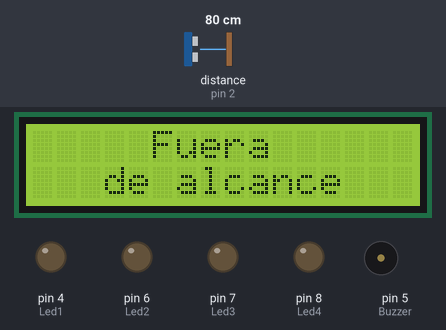
The sketch below on a simulated Arduino Uno, built with avr-gcc and run on an emulated ATmega328P. On the bench: 16×2 character LCD, output pins drawn as LEDs (lit = HIGH), buzzer (waves = sounding). Wiring (inferred from the names in the program): ultrasonic range finder: trigger pin 3; echo pin 2. Inputs (shaded band) come from the test bench; at power-on: distance to the obstacle (sensor on pin 2) 80 cm. The echo pulse lasts 58.3 µs per cm; pins used as bus, display or sensor lines are not drawn; what the sketch prints to the serial monitor is not drawn.

Above: at 1.2 s.
1.3 s: distance to the obstacle (sensor on pin 2) set to 44 cm
2.8 s: distance to the obstacle (sensor on pin 2) set to 36 cm
At 4.2 s:
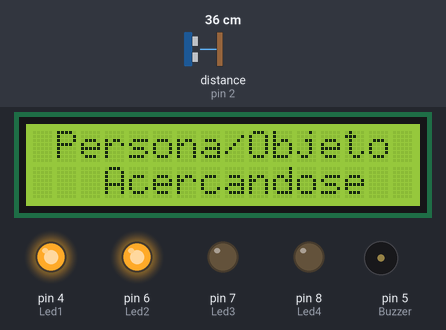
4.5 s: distance to the obstacle (sensor on pin 2) set to 29 cm
6.0 s: distance to the obstacle (sensor on pin 2) set to 25 cm
At 6.5 s:
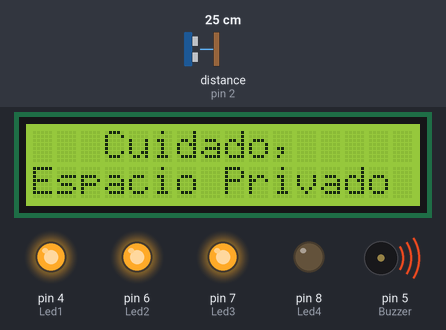
At 11.27 s:
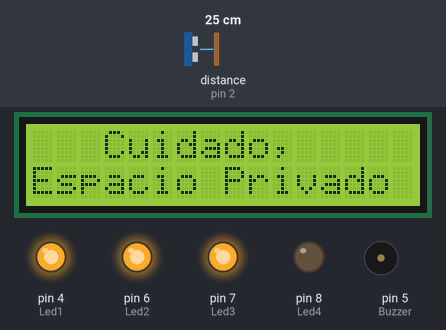
Timing chart, 0 to 17.9 s (numbered marks = the images above; inputs shaded):
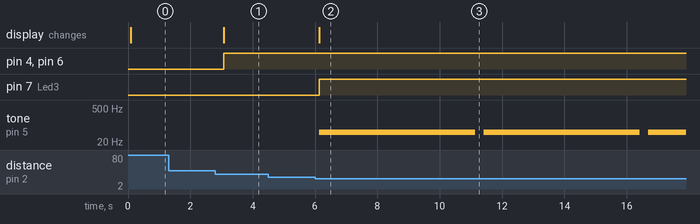

Measured:
- the behaviour switches between 42 and 41 cm on distance to the obstacle (sensor on pin 2) (found by bisection; images 0 and 1)
- the behaviour switches between 28 and 27 cm on distance to the obstacle (sensor on pin 2) (found by bisection; images 1 and 2)
- after the input at 1.3 s, every drawn part: stays the same
- after the input at 2.8 s, pin 4 (Led1), pin 6 (Led2): LOW → HIGH after 0.28 s; the display: changes after 0.28 s (image 1)
- after the input at 4.5 s, every drawn part: stays the same
- after the input at 6.0 s, pin 7 (Led3): LOW → HIGH after 0.14 s; tone on pin 5 (Buzzer): alternates 50 Hz for 5.0 s and silent for 0.28 s, starting after 0.14 s; the display: changes after 0.14 s (image 2)

The sketch:

bomba_a_distancia.ino
```cpp
//Fundación Kinal
//Centro Educativo Técnico Labral Kinal
//Electrónica
//Grado: Quinto
//Sección: A
//Curso: Taller de Electrónica Digital y Reparación de Computadoras I
//Nombre: Javier ricardo vivar sanchez
//Carné: 2019585

#include <LiquidCrystal_I2C.h>// Libreria de la LCD

LiquidCrystal_I2C lcd(0x27, 16, 2);

// Pines a usar
int Buzzer =  5;
int Trig = 3;
int Echo = 2;
int Led1 = 4;
int Led2 = 6;
int Led3 = 7;
int Led4 = 8;

// Variables a usar
int distancia;
int salto = 0;

void setup() {
  Serial.begin(9600);
  // Inicio de LCD con I2C
  lcd.init();
  lcd.backlight();
  lcd.clear();
  pinMode(Buzzer, OUTPUT);
  pinMode(Trig, OUTPUT);
  pinMode(Echo, INPUT);
  pinMode(Led1, OUTPUT);
  pinMode(Led2, OUTPUT);
  pinMode(Led3, OUTPUT);
  pinMode(Led4, OUTPUT);
}

void loop() {
  distancia = HC(); // Lectura de la distancia
  if (distancia >= 45) {
    if (salto != 1) { // Con esto se borra la pantalla una vez
      lcd.clear();
    }
    lcd.setCursor(5, 0);
    lcd.print("Fuera");
    lcd.setCursor(3, 1);
    lcd.print("de alcance");
    salto = 1;
    LedsLejos();
  } else if (distancia >= 30 && distancia < 45) {
    if (salto != 2) { // Con esto se borra la pantalla una vez
      lcd.clear();
    }
    lcd.setCursor(1, 0);
    lcd.print("Persona/Objeto");
    lcd.setCursor(3, 1);
    lcd.print("Acercandose");
    salto = 2;
    LedsAcercandose();
  } else if (distancia >= 15 && distancia < 30) {
    if (salto != 3) { // Con esto se borra la pantalla una vez
      lcd.clear();
    }
    lcd.setCursor(3, 0);
    lcd.print("Cuidado,");
    lcd.setCursor(0, 1);
    lcd.print("Espacio Privado");
    tone(Buzzer, 50);
    LedsCerca();
    delay(5000);
    noTone(Buzzer);
    salto = 3;
  } else if (distancia < 15) {
    if (salto != 4) { // Con esto se borra la pantalla una vez
      lcd.clear();
    }
    lcd.setCursor(2, 0);
    lcd.print("invadiendo,");
    lcd.setCursor(0, 1);
    lcd.print("Espacio Privado");
    tone(Buzzer, 100);
    LedsInvasor();
    delay(10000);
    noTone(Buzzer);
    salto = 4;
  }
  Serial.println(distancia);
  delay(250);
}

int HC() { // Funcion de ultrasonico
  digitalWrite(Trig, HIGH);
  delay(1);
  digitalWrite(Trig, LOW);
  int Distancia = pulseIn(Echo, HIGH) / 52.8;
  return Distancia;
}

// Funciones para que se enciendan los leds indicados
void LedsLejos() {
  digitalWrite(Led1, LOW);
  digitalWrite(Led2, LOW);
  digitalWrite(Led3, LOW);
  digitalWrite(Led4, LOW);
}

void LedsAcercandose() {
  digitalWrite(Led1, HIGH);
  digitalWrite(Led2, HIGH);
  digitalWrite(Led3, LOW);
  digitalWrite(Led4, LOW);
}
void LedsCerca() {
  digitalWrite(Led1, HIGH);
  digitalWrite(Led2, HIGH);
  digitalWrite(Led3, HIGH);
  digitalWrite(Led4, LOW);
}

void LedsInvasor() {
  digitalWrite(Led1, HIGH);
  digitalWrite(Led2, HIGH);
  digitalWrite(Led3, HIGH);
  digitalWrite(Led4, HIGH);
}
```
